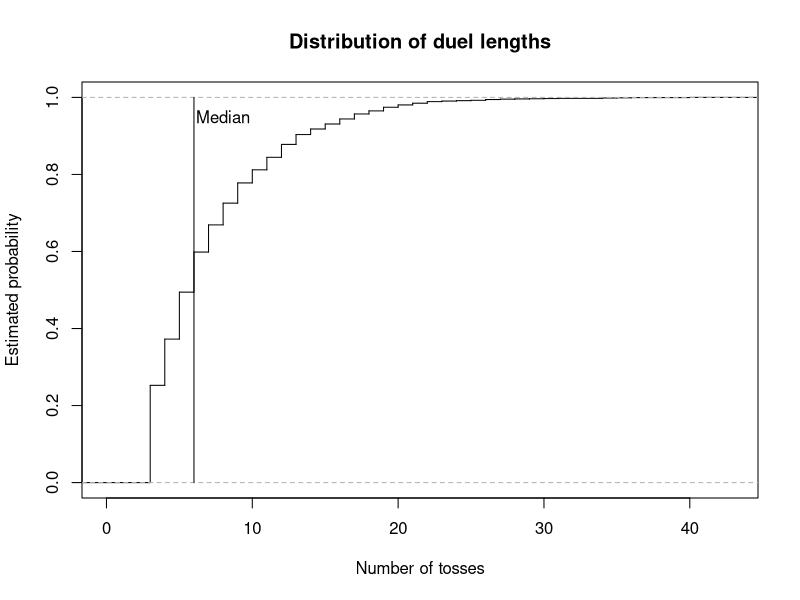
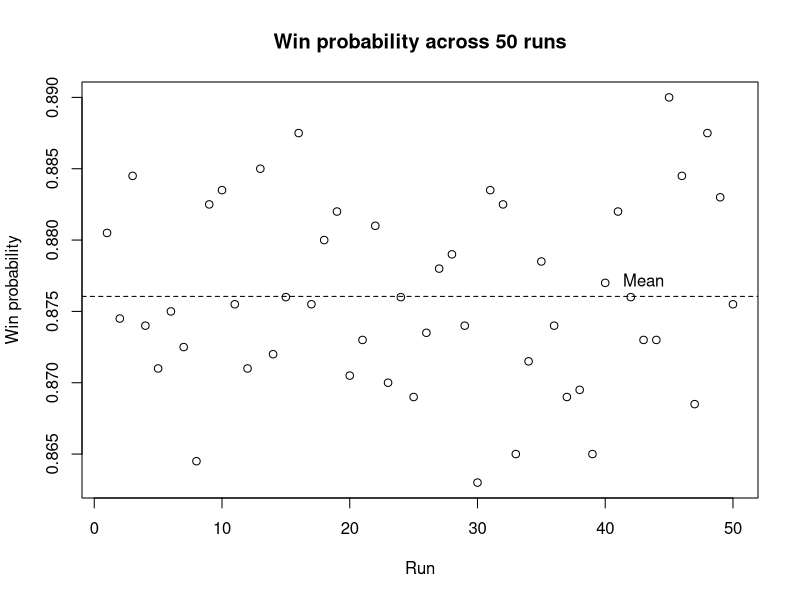

The R source for these figures, in order:
# =============================================================================
# Coin-Toss Pattern Duel
#
# Authors:
# Pierrick de Boer: S3034691
# Fagan Ganbarli: S3015664
# Raneem Alluhaydan: S3044929


# Contributions:
# Pierrick de Boer ( 33%): Task 1-3
# Fagan Ganbarli ( 33%): Task 4-5
# Raneem Alluhaydan ( 33%): Task 6-7
#
# Overview:
# This script simulates duels between two binary patterns in a sequence
# of coin tosses. It identifies which pattern appears first and estimates
# the probability that player A wins through repeated simulations.
#
# Main functions:
# 1. firsthit(): Find the first occurrence of a pattern.
# 2. sim_duels(): Simulate multiple duels.
# 3. duel(): Simulate one duel.
# 4. pwin(): Estimate the probability that a pattern wins.
# 5. ewait(): Calculate the expected waiting time of a pattern.
# 6. pmat(): Calculate win probabilities between patterns.
# 7. find_cycle(): Find a non-transitive cycle of patterns.
# =============================================================================

# Task 1: Find the first occurrence of a pattern in a toss stream.

# Idea:
# Compare the pattern with every window of k consecutive tosses at
# once and return the position where the first matching window ends.

# Input:
# x = A toss stream, either a vector or a matrix with one
#     stream per row.
# a = A pattern of length k.

# Output:
# The toss at which the pattern is first completed in each row,
# or NA if the pattern does not appear.

# Method:
# Convert a vector into a one-row matrix.
# Build a logical matrix of all possible starting positions and
# compare each element of the pattern with the matching shifted
# columns of x.
# Take the first matching start in each row and add k - 1 to
# obtain the ending position.

firsthit <- function(x, a) {
  
  # Treat a single stream as a matrix with one row.
  if (!is.matrix(x)) {
    x <- matrix(x, nrow = 1)
  }
  
  L <- ncol(x)
  k <- length(a)
  
  # A pattern longer than the sequence cannot occur.
  if (k > L) {
    return(rep(NA, nrow(x)))
  }
  
  # Check every possible starting position.
  hit <- matrix(TRUE, nrow = nrow(x), ncol = L - k + 1)
  
  for (j in seq_along(a)) {
    hit <- hit & x[, j:(L - k + j), drop = FALSE] == a[j]
  }
  
  # Find the first matching position in each row.
  start <- max.col(hit, ties.method = "first")
  start[rowSums(hit) == 0] <- NA
  
  # Convert starting positions into ending positions.
  return(start + k - 1)
}


# Task 2: Simulate duels between two patterns.

# Idea:
# Toss a shared coin stream for many duels at once and stop each
# duel as soon as one of the two patterns appears.

# Input:
# a = Binary pattern of player A.
# b = Binary pattern of player B, distinct from a and of equal length.
# p = The probability of a head
# nreps = The number of independent duels to simulate.

# Output:
# A list containing the winner of each duel (1 for A, 0 for B)
# and the number of tosses each duel took.

# Method:
# Check that the patterns have equal length and are distinct.
# Generate tosses in blocks, one row per duel, and find the first
# occurrence of each pattern with firsthit().
# Store the results of decided duels and continue only with the
# undecided ones. Keep the last k - 1 tosses of each undecided row
# so that patterns crossing block boundaries are detected.

sim_duels <- function(a, b, p = 0.5, nreps = 1) {
  
  k <- length(a)
  
  if (k != length(b)) {
    stop("this is not a fair game!")
  }
  
  if (all(a == b)) {
    stop("a and b are identical")
  }
  
  # Initialize the block length and simulation results.
  time <- 0
  B <- 3 * k
  
  active <- 1:nreps
  winner <- rep(NA, nreps)
  tosses <- rep(NA, nreps)
  
  while (length(active) > 0) {
    
    # Generate the initial block of tosses.
    if (time == 0) {
      W <- matrix(
        rbinom(nreps * B, size <- 1, prob <- p),
        nrow = nreps
      )
      
    } else {
      # Retain the last k - 1 tosses from each active sequence.
      keep <- W[
        ,
        B - (k - 1) + seq_len(k - 1),
        drop = FALSE
      ]
      
      # Generate new tosses for the unfinished duels.
      W_new <- matrix(
        rbinom(
          nrow(keep) * (B - k + 1),
          size <- 1,
          prob <- p
        ),
        nrow <- nrow(keep)
      )
      
      # Append the new tosses to the retained sequence.
      W <- cbind(keep, W_new)
    }
    
    # Find the first occurrence of each player's pattern.
    time_a <- firsthit(W, a)
    time_b <- firsthit(W, b)
    
    # Identify the winner based on the earliest occurrence.
    a_wins <- !is.na(time_a) &
      (is.na(time_b) | time_a < time_b)
    
    b_wins <- !is.na(time_b) &
      (is.na(time_a) | time_b < time_a)
    
    # Store the results of completed duels.
    decided <- a_wins | b_wins
    
    hit_time <- pmin(time_a, time_b, na.rm = TRUE)
    
    winner[active[a_wins]] <- 1
    winner[active[b_wins]] <- 0
    
    tosses[active[decided]] <- time + hit_time[decided]
    
    # Remove completed duels from the active simulations.
    active <- active[!decided]
    W <- W[!decided, , drop = FALSE]
    
    # Advance the number of newly generated tosses.
    time <- time + B - (k - 1)
  }
  
  return(list(winner = winner, tosses = tosses))
}


# Task 2: Simulate a single duel.

# Idea:
# A single duel is a special case of sim_duels() with one repetition,
# so the simulation code is shared rather than repeated.

# Input:
# a = Binary pattern of player A.
# b = Binary pattern of player B.
# p = The probability of a head (0 < p < 1).

# Output:
# A vector c(winner, tosses), where winner is 1 if A wins and 0
# if B wins, and tosses is the number of tosses the duel took.

# Method:
# Call sim_duels() with nreps = 1 and combine both results
# into one vector.

duel <- function(a, b, p = 0.5) {
  
  # Simulate one duel.
  result <- sim_duels(a, b, p, nreps = 1)
  
  return(c(result[[1]], result[[2]]))
}


# Task 3: Estimate the probability that one pattern wins a duel.

# Idea:
# Estimate the win probability of player A as the proportion of
# simulated duels that A wins.

# Input:
# a = Binary pattern of player A.
# b = Binary pattern of player B.
# p = The probability of a head (0 < p < 1).
# nreps = The number of independent duels to simulate.

# Output:
# The estimated probability that pattern a appears before pattern b.

# Method:
# Simulate all duels at once with sim_duels().
# Since a win for A is stored as 1 and a loss as 0, the mean of
# the winner vector estimates the win probability.

pwin <- function(a, b, p = 0.5, nreps = 10000) {
  
  # Simulate the duels.
  result <- sim_duels(a, b, p, nreps)
  
  # Calculate the proportion of duels won by player A.
  p_a_wins <- sum(result[[1]]) / length(result[[1]])
  
  return(p_a_wins)
}


# Task 4: Calculating the exact expected waiting time for a pattern.

# Idea:
# The expected waiting time depends on the lengths for which
# the first and last j elements of a pattern match. Each matching
# overlap contributes the reciprocal of the probability of its prefix.

# Input:
# a = A non-empty binary vector representing the pattern.
# p = The probability of a head (0 < p < 1).

# Output:
# The exact expected waiting time until the pattern appears. 

# Method:
# Check that the inputs are valid.
# Examine every possible overlap length. If the first and last j
# elements match, calculate the prefix probability and add its
# reciprocal to the expected waiting time.

ewait <- function(a, p = 0.5) {
  
  # Check that the pattern is a non-empty binary vector.
  if (length(a) == 0 || any(a != 0 & a != 1) || anyNA(a)) {
    stop("The pattern must be a non-empty binary vector.")  
  }
  
  # Check that p is a valid probability between 0 and 1.
  if (!is.numeric(p) || length(p) != 1 || 
      p <= 0 || p >= 1 || is.na(p)) {
    stop("p must be a numeric value between 0 and 1.")  
  }
  
  k <- length(a)
  expected_wait <- 0
  
  # Examine every possible overlap length, including the full pattern.
  for (j in 1:k) {
    
    # An overlap exists when the first and last j elements match.
    if (all(a[1:j] == a[(k-j+1):k])) {
      
      # Count the number of heads in the prefix.
      n_head <- sum(a[1:j] == 1)
      
      # Calculate the probability of the prefix.
      r_probability <- (p ^ n_head) * ((1 - p) ^ (j - n_head))
      
      # Add the reciprocal probability for this overlap.
      expected_wait <- expected_wait + (1 / r_probability)
    }
  }
  return(expected_wait)
}


# Task 5: Calculate the matrix of pairwise win probabilities.

# Idea:
# Estimate how often each pattern beats every other pattern using 
# repeated simulations, and store the result probabilities in a matrix. 

# Input:
# k = The length of each binary pattern.
# p = The probability of a head (0 < p < 1).
# nreps = The number of simulated duels for each pair..

# Output:
# A 2^k by 2^k matrix of estimated win probabilities.
# The diagonal entries are NA, because a pattern cannot duel itself.

# Method:
# Generate all possible patterns of length k and arrange them in
# lexicographic order, with 0 before 1.
# Estimate the win probability for every distinct pattern using 
# the pwin() function and store the result in matrix M.

pmat <- function(k, p = 0.5, nreps = 10000) {
  
  # Generate all possible binary patterns of length k.
  pattern <- expand.grid(rep(list(0:1), k))
  
  # Arrange patterns in lexicographic order, with 0 before 1.
  pattern <- pattern[
    do.call(order, as.data.frame(pattern)), , drop = FALSE]
  
  # Convert the patterns to a matrix.
  pattern <- as.matrix(pattern)
  
  # Create a matrix to store the estimated win probabilities.
  M <- matrix(NA, nrow = 2^k, ncol = 2^k)
  
  # Calculate the number of patterns.
  n <- nrow(pattern)
  
  # Label the rows and columns using the binary patterns.
  rownames(M) <- apply(pattern, 1, paste, collapse = "")
  colnames(M) <- apply(pattern, 1, paste, collapse = "")
  
  # Estimate the probability that each pattern beats every other pattern.
  for (i in 1:n) {
    for (j in 1:n) {
      
      # Leave diagonal entries as NA, because a pattern cannot duel itself.
      if (i != j) {
        M[i, j] <- pwin(
          pattern[i, ],
          pattern[j, ],
          p = p,
          nreps = nreps
        )
      }
    }
  }
  return(M)
}




# Task 1: Test firsthit() on a stream that can be checked by hand.

# Idea:
# Confirm that firsthit() returns the correct ending position
# for patterns whose first occurrence is known in advance.

# Input:
# x = The toss stream H T T H T H H H T, coded as 1 0 0 1 0 1 1 1 0.
# Patterns 101 (HTH), 011 (THH) and 000 (TTT).

# Output:
# The position at which each pattern is first completed.

# Method:
# HTH first occupies positions 4-6, so the expected result is 6.
# THH first occupies positions 5-7, so the expected result is 7.
# TTT does not appear in the stream, so the expected result is NA.

x <- c(1, 0, 0, 1, 0, 1, 1, 1, 0)

firsthit(x, c(1, 0, 1))   # Expected: 6
firsthit(x, c(0, 1, 1))   # Expected: 7
firsthit(x, c(0, 0, 0))   # Expected: NA


# Task 5(a): Find the best reply and its win probability for each pattern.

# Idea:
# For each pattern, find the pattern that beats it with the 
# highest probability and display the results in a table.

# Input:
# M = The matrix of win probabilities created by pmat() function
# with k = 3 and a fair coin.

# Output:
# A data frame showing each pattern, its best reply, and the 
# probability that the best reply wins.

# Method:
# Replace the diagonal NA values with -inf so they cannot be 
# selected as the best reply.
# Find the maximum value in each column.
# Record the each pattern, its best reply, and the associated 
# win probability in a data frame.

# Create a matrix for k = 3 and a fair coin using pmat() function.
M <- pmat(k = 3, p = 0.50)
M_fair <- M 

# Replace the diagonal NA values with -inf.
M <- replace(M, is.na(M), -Inf)

# Find the index of the best reply for each pattern.
best_reply <- apply(M, 2, which.max)

# Create a vector to store the win probabilities.
win_probability <- numeric(ncol(M))

# Store the win probability of each best reply.
for (j in seq_len(ncol(M))) {
  win_probability[j] <- M[best_reply[j], j]
}

# Create a data frame of patterns, best replies, and win probabilities.
best_reply_table <- data.frame(
  Pattern = rownames(M),
  Best_reply = rownames(M)[best_reply],
  Probability = win_probability
)

print(best_reply_table)


# Task 5(b)(I): Find evenly matched pattern pairs.

# Idea:
# Find pairs with approximately equal chances (between 0.49 and 0.51) 
# of winning against each other.

# Input:
# M = The matrix of win probabilities created by pmat() function
# with k = 3 and a fair coin.

# Output:
# A data frame showing each evenly matched pair and the win 
# probabilities of both pattern

# Method:
# Examine each distinct pair only once.
# Keep pairs for which both win probabilities are between 0.49 and 0.51.

# Create an empty data frame to store the results.
evenly_matched_pairs <- data.frame(
  Pattern1 = character(),
  Pattern2 = character(),
  P1_Win_Probability = numeric(),
  P2_Win_Probability = numeric()
)

# Examine all pairs with for loop.
for (i in seq_len(nrow(M))) {
  for (j in seq_len(ncol(M))) {
    
    # Check each pair once and exclude the diagonal.
    if (j > i && 
        !is.na(M[i, j]) &&
        !is.na(M[j, i]) &&
        abs(M[i, j] - 0.5) <= 0.01 &&
        abs(M[j, i] - 0.5) <= 0.01) {
      
      # Store both patterns and their win probabilities.
      evenly_matched_pairs <- rbind(
        evenly_matched_pairs,
        data.frame(
          Pattern1 = rownames(M)[i],
          Pattern2 = colnames(M)[j],
          P1_Win_Probability = M[i, j],
          P2_Win_Probability = M[j, i]
        )
      )
    }
  }
}

# Reset row names and display the result
row.names(evenly_matched_pairs) <- NULL
print(evenly_matched_pairs)


# Task 5(b)(II): Find the shortest non-transitive cycle.

# Idea:
# Find the shortest cycle in which every pattern beats the next
# pattern with at least given win probability.

# Input:
# m = A matrix of pairwise win probabilities.
# min_probability = The minimum probability required for each win.

# Output:
# A data frame showing the patterns in each cycle, the direction 
# of each win, and win probabilities.

# Method:
# Search cycles in increasing order of length. Use recursive search
# to extend path without repeating patterns, and check whether the
# final pattern beats the starting pattern to complete a cycle.

find_cycle <- function(m, min_probability = 0.60) {
  
  k <- nrow(m)
  
  # Check cycle from the shortest possible length (3).
  for (i in 3:k) {
    
    cycles <- list()
    
    # Try each pattern as the starting point.
    for(start in seq_len(k)) {
      
      search <- function(path) {
        
        last <- path[length(path)]
        
        # Check whether the path can be closed into a cycle.
        if (length(path) == i) {
          
          if (!is.na(m[last, start]) &&
              m[last, start] >= min_probability) {
            
            cycles[[length(cycles) + 1]] <<- path
          }
          
          return(invisible(NULL))
        }
        
        # Only consider unused patterns to avoid duplicate cycles.
        sequence <- setdiff(seq_len(k), path)
        sequence <- sequence[sequence > start]
        
        for (next_item in sequence) {
          
          if (!is.na(m[last, next_item]) && 
              m[last, next_item] >= min_probability) {
            
            search(c(path, next_item))
          }
        }
      }
      search(start)
    }
    
    # Return the cycle when shortest length has been found.
    if (length(cycles) > 0) {
      
      result <- do.call(rbind, lapply(seq_along(cycles), function(x) {
        
        path <- cycles[[x]]
        next_path <- c(path[-1], path[1])
        
        data.frame(
          Cycle = x,
          From = rownames(m)[path],
          To = colnames(m)[next_path],
          Win = m[cbind(path, next_path)]
        )
      }))
      rownames(result) <- NULL
      return(result)
    }
  }
  
  # Return a message if no cycle exists.
  return("No cycle found.")
}

# Find the shortest cycle with minimum win probability = 0.60.
find_cycle(M, min_probability = 0.60)  

# Task 5(c): Compare expected waiting times with duel results.

# Idea:
# Find pairs with the same expected waiting time and identify.
# pairs with noticeably different duel probabilities.

# Input:
# M = The matrix of win probabilities created by pmat() function
#      with k = 3 and a fair coin.
# ewait() = The function that calculates the expected waiting time. 

# Output:
# A data frame that demonstrates pairs with the same expected 
# waiting time whose duel probability is below 0.4 or above 0.6.

# Method:
# Get the pattern labels from the row names of M.
# Convert labels into a binary matrix.
# Calculate the exact expected waiting time with ewait() function 
# Compare each pairs and keep whose expected waiting times are the same.
# Display pairs with win probability notably far from 0.5.

# Get the pattern labels from the row names of M.
M <- pmat(k = 3, p = 0.5)
M <- M_fair

pattern_label <- rownames(M)

# Convert labels into a binary matrix.
pattern_label <- t(sapply(pattern_label, function(x) {
  as.numeric(strsplit(x, "")[[1]])
})) 

# Define pattern names.
pattern_names <- apply(pattern_label, 1, paste, collapse = "")

# Calculate th exact expected waiting time.
expected_wait <- apply(pattern_label, 1, ewait)

# Create an empty data frame to store pairs.
comparison_table <- data.frame(
  Pattern1 = character(),
  Pattern2 = character(),
  Expected_Wait = numeric(),
  Win_Probability = numeric()
)

# Compare every distinct pairs.
for (i in seq_len(nrow(M))) {
  for (j in seq_len(ncol(M))) {
    
    # Check each pair ony one time
    # Keep pairs with the same expected waiting time.
    if (i < j &&
        expected_wait[i] == expected_wait[j]) {
      
      # Store the pair, their equal expected waiting time,
      # and the probability that Pattern1 beats Pattern2.
      comparison_table <- rbind(
        comparison_table, data.frame(
          Pattern1 = pattern_names[i],
          Pattern2 = pattern_names[j],
          Expected_Wait = expected_wait[i],
          Win_Probability = M[i, j]
        )
      )
    }
  }
}

# Display pairs whose win probabilities notable differ from 0.5 
# (win probability is below 0.4 or above 0.6.)

comparison_table <- comparison_table[
  abs(comparison_table$Win_Probability - 0.5) > 0.1, ]

row.names(comparison_table) <- NULL

print(comparison_table)

#Task 6: Plot duel lengths and variation in win probabilities.

# Idea:
# Describe the two things you are investigating:
# how long duels take and how estimates vary between runs.

# Input:
# Patterns 011 and 111, a fair coin, 2000 duels,
# and 50 repeated runs for the win-probability estimates.

# Output:
# Two graphs: a CDF of duel lengths and a plot of
# win-probability estimates across 50 runs.

# Method:
# Simulate duels, plot their lengths and mark the median.
# Repeat the win-probability estimation 50 times, plot
# the results and mark their mean.

# Choose the two patterns and simulate 2000 duels.
a <- c(0,1,1)
b <- c(1,1,1)
results <- sim_duels(a,b, p = 0.5, nreps = 2000)

# Save the duel lengths and plot their distribution as a staircase.

tosses <- results$tosses

plot(ecdf(tosses), 
     verticals = TRUE,
     do.points = FALSE,
     main = "Distribution of duel lengths",
     xlab = "Number of tosses", 
     ylab = "Estimated probability")

# Calculate the median duel length and mark it with a vertical line.
med <- median(tosses)
lines(c(med, med), c(0,1))
text(med + 2, 0.95, "Median")

# Estimate the win probability over 50 runs, using 2000 duels per run.
win_estimates <- numeric(50)

for (i in 1:50) { 
  win_estimates[i] <- pwin(
    a = c(0,1,1),
    b = c(1,1,1),
    p = 0.5,
    nreps = 2000
  )
}

#Calculate the mean of the 50 estimates.

mean(win_estimates)

# Plot the estimates and mark their mean with a dashed line.
plot(win_estimates,
     xlab = "Run",
     ylab = "Win probability",
     main = "Win probability across 50 runs")

abline(h = mean(win_estimates), lty = 2)
text(43, mean(win_estimates), "Mean", pos = 3)

# Task 7: Investigate the effect of coin bias.

# Idea:
# Check how changing the coin bias affects the best replies.

# Input:
# Patterns of length 3, with p = 0.25 and p = 0.7.

# Output:
# A best-reply table for each coin bias.

# Method:
# Calculate the win-probability matrix and find the best reply
# to each pattern. Repeat for both coin biases and compare the results.

# Create the win-probability matrix for p = 0.25.
M <- pmat(k = 3, p = 0.25, nreps = 2000)

# Exclude patterns from being their own best reply.
M <- replace(M, is.na(M), -Inf)

# Find each best reply and save its win probability.
best_reply <- apply(M, 2, which.max)

win_probability <- numeric(ncol(M))

for (j in seq_len(ncol(M))) {
  win_probability[j] <- M[best_reply[j], j]
}

# Create and print the best-reply table.
best_reply_table <- data.frame(
  Pattern = rownames(M),
  Best_reply = rownames(M)[best_reply],
  Probability = win_probability,
  row.names = NULL
)

print(best_reply_table)

# Repeat the best-reply analysis for p = 0.7.
M <- pmat(k = 3, p = 0.7, nreps = 2000)

# Exclude patterns from being their own best reply.
M <- replace(M, is.na(M), -Inf)

# Find each best reply and save its win probability.
best_reply <- apply(M, 2, which.max)
win_probability <- numeric(ncol(M))

for (j in seq_len(ncol(M))) {
  win_probability[j] <- M[best_reply[j], j]
}

# Create and print the best-reply table.
best_reply_table <- data.frame(
  Pattern = rownames(M),
  Best_reply = rownames(M)[best_reply],
  Probability = win_probability,
  row.names = NULL
)

print(best_reply_table)

# Overall analysis

# Graphs:
# The CDF shows the distribution of duel lengths, with the median
# marked. The second graph shows variation in win-probability
# estimates across 50 runs, with the mean marked.

# Best replies and cycles:
# The best replies change with coin bias. The cycle for p = 0.25 is
# 100 -> 000 -> 001 -> 010 -> 100, while for p = 0.7 it is
# 110 -> 101 -> 011 -> 111 -> 110.

# Waiting times:
# Patterns 001 and 100 both have an expected waiting time of
# 8 tosses, but their head-to-head win probability is not 0.5.

#  Conclusion:
# Expected waiting times alone cannot predict who wins a duel.
# Both patterns are checked using the same sequence of coin tosses,
# and their patterns can overlap in that sequence.
# This means their waiting times are linked, not independent.
# Therefore, comparing their expected waiting times alone can
# give a misleading idea of which pattern will win.
